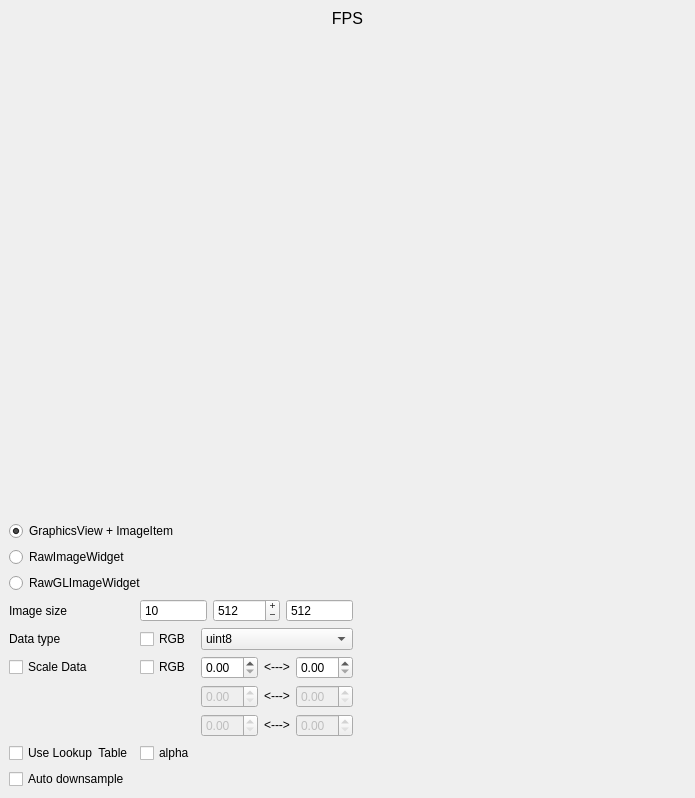
<?xml version="1.0" encoding="UTF-8"?>
<ui version="4.0">
 <class>MainWindow</class>
 <widget class="QMainWindow" name="MainWindow">
  <property name="geometry">
   <rect>
    <x>0</x>
    <y>0</y>
    <width>695</width>
    <height>798</height>
   </rect>
  </property>
  <property name="windowTitle">
   <string>MainWindow</string>
  </property>
  <widget class="QWidget" name="centralwidget">
   <layout class="QGridLayout" name="gridLayout_2">
    <item row="8" column="0" colspan="2">
     <widget class="QCheckBox" name="downsampleCheck">
      <property name="text">
       <string>Auto downsample</string>
      </property>
     </widget>
    </item>
    <item row="4" column="0">
     <widget class="QCheckBox" name="scaleCheck">
      <property name="text">
       <string>Scale Data</string>
      </property>
     </widget>
    </item>
    <item row="1" column="0" colspan="4">
     <layout class="QGridLayout" name="gridLayout">
      <item row="3" column="0">
       <widget class="QRadioButton" name="rawRadio">
        <property name="text">
         <string>RawImageWidget</string>
        </property>
       </widget>
      </item>
      <item row="2" column="0">
       <widget class="QRadioButton" name="gfxRadio">
        <property name="text">
         <string>GraphicsView + ImageItem</string>
        </property>
        <property name="checked">
         <bool>true</bool>
        </property>
       </widget>
      </item>
      <item row="0" column="0">
       <widget class="QStackedWidget" name="stack">
        <property name="currentIndex">
         <number>1</number>
        </property>
        <widget class="QWidget" name="page">
         <layout class="QGridLayout" name="gridLayout_3">
          <item row="0" column="0">
           <widget class="GraphicsView" name="graphicsView"/>
          </item>
         </layout>
        </widget>
        <widget class="QWidget" name="page_2">
         <layout class="QGridLayout" name="gridLayout_4">
          <item row="0" column="0">
           <widget class="RawImageWidget" name="rawImg" native="true">
            <property name="sizePolicy">
             <sizepolicy hsizetype="Expanding" vsizetype="Preferred">
              <horstretch>0</horstretch>
              <verstretch>0</verstretch>
             </sizepolicy>
            </property>
           </widget>
          </item>
         </layout>
        </widget>
       </widget>
      </item>
      <item row="4" column="0">
       <widget class="QRadioButton" name="rawGLRadio">
        <property name="text">
         <string>RawGLImageWidget</string>
        </property>
       </widget>
      </item>
     </layout>
    </item>
    <item row="3" column="2">
     <widget class="QComboBox" name="dtypeCombo">
      <item>
       <property name="text">
        <string>uint8</string>
       </property>
      </item>
      <item>
       <property name="text">
        <string>uint16</string>
       </property>
      </item>
      <item>
       <property name="text">
        <string>float</string>
       </property>
      </item>
     </widget>
    </item>
    <item row="3" column="0">
     <widget class="QLabel" name="label">
      <property name="text">
       <string>Data type</string>
      </property>
     </widget>
    </item>
    <item row="4" column="1">
     <widget class="QCheckBox" name="rgbLevelsCheck">
      <property name="text">
       <string>RGB</string>
      </property>
     </widget>
    </item>
    <item row="5" column="2">
     <layout class="QHBoxLayout" name="horizontalLayout_2">
      <item>
       <widget class="SpinBox" name="minSpin2">
        <property name="enabled">
         <bool>false</bool>
        </property>
       </widget>
      </item>
      <item>
       <widget class="QLabel" name="label_3">
        <property name="text">
         <string>&lt;---&gt;</string>
        </property>
        <property name="alignment">
         <set>Qt::AlignCenter</set>
        </property>
       </widget>
      </item>
      <item>
       <widget class="SpinBox" name="maxSpin2">
        <property name="enabled">
         <bool>false</bool>
        </property>
       </widget>
      </item>
     </layout>
    </item>
    <item row="4" column="2">
     <layout class="QHBoxLayout" name="horizontalLayout">
      <item>
       <widget class="SpinBox" name="minSpin1"/>
      </item>
      <item>
       <widget class="QLabel" name="label_2">
        <property name="text">
         <string>&lt;---&gt;</string>
        </property>
        <property name="alignment">
         <set>Qt::AlignCenter</set>
        </property>
       </widget>
      </item>
      <item>
       <widget class="SpinBox" name="maxSpin1"/>
      </item>
     </layout>
    </item>
    <item row="6" column="2">
     <layout class="QHBoxLayout" name="horizontalLayout_3">
      <item>
       <widget class="SpinBox" name="minSpin3">
        <property name="enabled">
         <bool>false</bool>
        </property>
       </widget>
      </item>
      <item>
       <widget class="QLabel" name="label_4">
        <property name="text">
         <string>&lt;---&gt;</string>
        </property>
        <property name="alignment">
         <set>Qt::AlignCenter</set>
        </property>
       </widget>
      </item>
      <item>
       <widget class="SpinBox" name="maxSpin3">
        <property name="enabled">
         <bool>false</bool>
        </property>
       </widget>
      </item>
     </layout>
    </item>
    <item row="7" column="0">
     <widget class="QCheckBox" name="lutCheck">
      <property name="text">
       <string>Use Lookup  Table</string>
      </property>
     </widget>
    </item>
    <item row="7" column="1">
     <widget class="QCheckBox" name="alphaCheck">
      <property name="text">
       <string>alpha</string>
      </property>
     </widget>
    </item>
    <item row="7" column="2" colspan="2">
     <widget class="GradientWidget" name="gradient" native="true">
      <property name="sizePolicy">
       <sizepolicy hsizetype="Expanding" vsizetype="Preferred">
        <horstretch>0</horstretch>
        <verstretch>0</verstretch>
       </sizepolicy>
      </property>
     </widget>
    </item>
    <item row="3" column="3">
     <spacer name="horizontalSpacer">
      <property name="orientation">
       <enum>Qt::Horizontal</enum>
      </property>
      <property name="sizeHint" stdset="0">
       <size>
        <width>40</width>
        <height>20</height>
       </size>
      </property>
     </spacer>
    </item>
    <item row="0" column="0" colspan="4">
     <widget class="QLabel" name="fpsLabel">
      <property name="font">
       <font>
        <pointsize>12</pointsize>
       </font>
      </property>
      <property name="text">
       <string>FPS</string>
      </property>
      <property name="alignment">
       <set>Qt::AlignCenter</set>
      </property>
     </widget>
    </item>
    <item row="3" column="1">
     <widget class="QCheckBox" name="rgbCheck">
      <property name="text">
       <string>RGB</string>
      </property>
     </widget>
    </item>
    <item row="2" column="0">
     <widget class="QLabel" name="label_5">
      <property name="text">
       <string>Image size</string>
      </property>
     </widget>
    </item>
    <item row="2" column="1" colspan="2">
     <layout class="QHBoxLayout" name="horizontalLayout_4">
      <item>
       <widget class="QSpinBox" name="framesSpin">
        <property name="buttonSymbols">
         <enum>QAbstractSpinBox::NoButtons</enum>
        </property>
        <property name="value">
         <number>10</number>
        </property>
       </widget>
      </item>
      <item>
       <widget class="QSpinBox" name="widthSpin">
        <property name="buttonSymbols">
         <enum>QAbstractSpinBox::PlusMinus</enum>
        </property>
        <property name="maximum">
         <number>10000</number>
        </property>
        <property name="value">
         <number>512</number>
        </property>
       </widget>
      </item>
      <item>
       <widget class="QSpinBox" name="heightSpin">
        <property name="buttonSymbols">
         <enum>QAbstractSpinBox::NoButtons</enum>
        </property>
        <property name="maximum">
         <number>10000</number>
        </property>
        <property name="value">
         <number>512</number>
        </property>
       </widget>
      </item>
     </layout>
    </item>
    <item row="2" column="3">
     <widget class="QLabel" name="sizeLabel">
      <property name="text">
       <string/>
      </property>
     </widget>
    </item>
   </layout>
  </widget>
 </widget>
 <customwidgets>
  <customwidget>
   <class>GraphicsView</class>
   <extends>QGraphicsView</extends>
   <header>pyqtgraph</header>
  </customwidget>
  <customwidget>
   <class>RawImageWidget</class>
   <extends>QWidget</extends>
   <header>pyqtgraph.widgets.RawImageWidget</header>
   <container>1</container>
  </customwidget>
  <customwidget>
   <class>GradientWidget</class>
   <extends>QWidget</extends>
   <header>pyqtgraph</header>
   <container>1</container>
  </customwidget>
  <customwidget>
   <class>SpinBox</class>
   <extends>QDoubleSpinBox</extends>
   <header>pyqtgraph</header>
  </customwidget>
 </customwidgets>
 <resources/>
 <connections/>
</ui>
